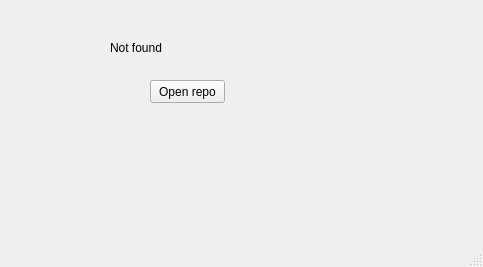
<?xml version="1.0" encoding="UTF-8"?>
<ui version="4.0">
 <class>MainWindow</class>
 <widget class="QMainWindow" name="MainWindow">
  <property name="geometry">
   <rect>
    <x>0</x>
    <y>0</y>
    <width>483</width>
    <height>267</height>
   </rect>
  </property>
  <property name="windowTitle">
   <string>MainWindow</string>
  </property>
  <widget class="QWidget" name="centralwidget">
   <widget class="QLabel" name="floder_path_label">
    <property name="geometry">
     <rect>
      <x>110</x>
      <y>40</y>
      <width>261</width>
      <height>16</height>
     </rect>
    </property>
    <property name="text">
     <string>Not found</string>
    </property>
   </widget>
   <widget class="QPushButton" name="open_folder_btn">
    <property name="geometry">
     <rect>
      <x>150</x>
      <y>80</y>
      <width>75</width>
      <height>23</height>
     </rect>
    </property>
    <property name="text">
     <string>Open repo</string>
    </property>
   </widget>
  </widget>
  <widget class="QMenuBar" name="menubar">
   <property name="geometry">
    <rect>
     <x>0</x>
     <y>0</y>
     <width>483</width>
     <height>21</height>
    </rect>
   </property>
  </widget>
  <widget class="QStatusBar" name="statusbar"/>
 </widget>
 <resources/>
 <connections/>
</ui>
